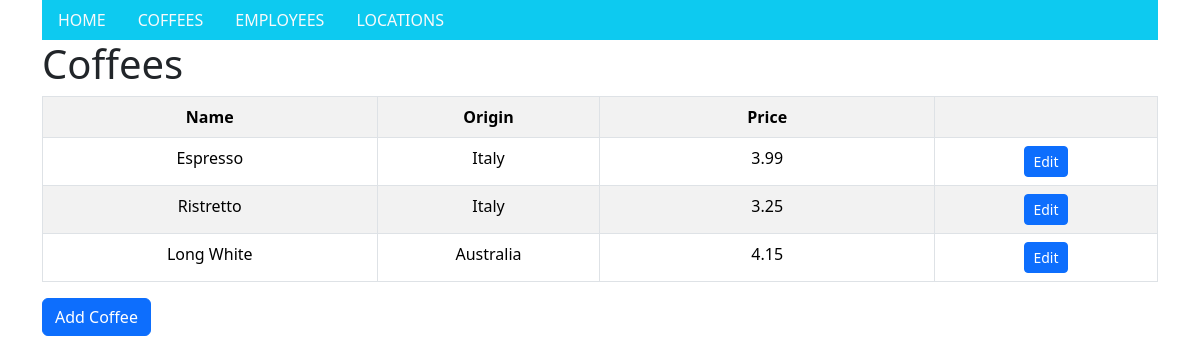
The page /coffees/ on the database as committed earlier.
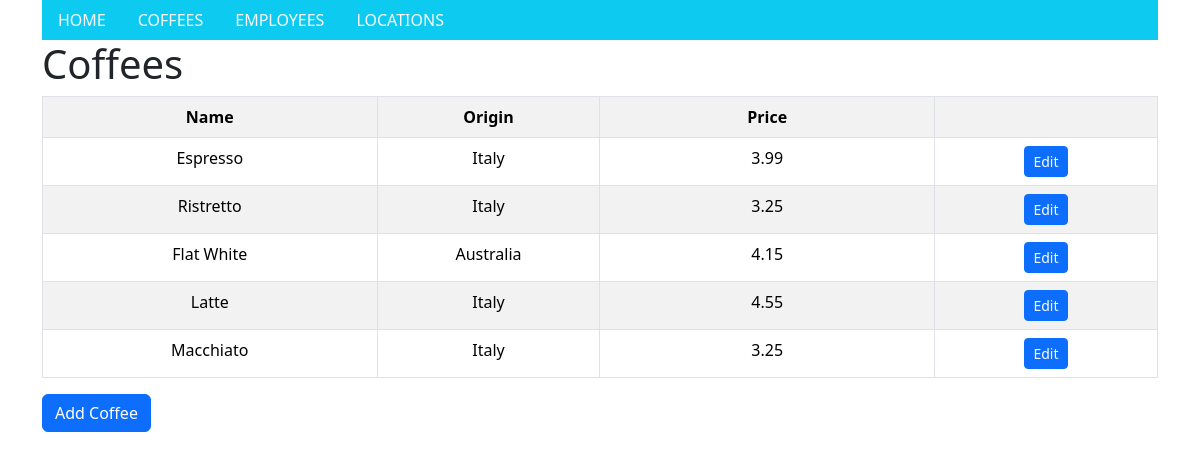
The same page on the database as committed later.
### coffees/models.py (models this page shows, shortened)
class Coffee(models.Model):
    name = models.CharField(max_length=64)
    origin = models.CharField(max_length=64)
    price = models.FloatField()

### coffees/views.py (the view)
# urls.py: path("", views.index, name="index"),
def index(request):
    return render(request, "coffees/index.html", {
        "coffees": Coffee.objects.all()
    })

### coffees/templates/coffees/index.html
{% extends "coffees/layout.html" %}
{% block body %}
    <h1>Coffees</h1>
    <table class="table table-bordered table-striped table-hover">
        <tr>
            <th class="text-center col-3">Name</th>
            <th class="text-center col-2">Origin</th>
            <th class="text-center col-2">Price</th>
            <th class="text-center col-2"></th>
        </tr>
        {% for coffee in coffees %}
            <tr>
                    <td class="text-center col-3">{{ coffee.name }}</td>
                    <td class="text-center col-2">{{ coffee.origin }}</td>
                    <td class="text-center col-3">{{ coffee.price }}</td>
                    <td class="text-center col-2">
                        <a href="{% url 'edit-coffee' coffee.id %}" class="btn btn-primary btn-sm">Edit</a>
                    </td>
            </tr>
        {% endfor %}
    </table>
    <a href="/coffees/addcoffee" class="btn btn-primary add-button" role="button" id="addcoffee">Add Coffee</a>
{% endblock %}

### coffees/templates/coffees/layout.html (shortened to what this page needs)
<!DOCTYPE html>
    <html lang="en">
    <head>
        {% load bootstrap5 %}
        {% bootstrap_css %}
        {% load static %}
    </head>
    <body>
        <div class="container">
            <ul class="nav bg-info">
              <li class="nav-item">
                <a class="nav-link link-light" href="/">HOME</a>
              </li>
              <li class="nav-item">
                <a class="nav-link link-light" href="/coffees">COFFEES</a>
              </li>
              <li class="nav-item">
                <a class="nav-link link-light" href="/coffees/employees">EMPLOYEES</a>
              </li>
              <li class="nav-item">
                <a class="nav-link link-light" href="/coffees/locations">LOCATIONS</a>
              </li>
            </ul>
        </div>
        <main class="container">
          {% block body %}
          {% endblock %}
        </main>
    </body>
</html>

Rows that differ between the two databases and show on the page:
changed Coffee "Australia": name "Long White" → "Flat White"
added Coffee: name "Latte", origin "Italy", price "4.55"
added Coffee: name "Macchiato", origin "Italy", price "3.25"
